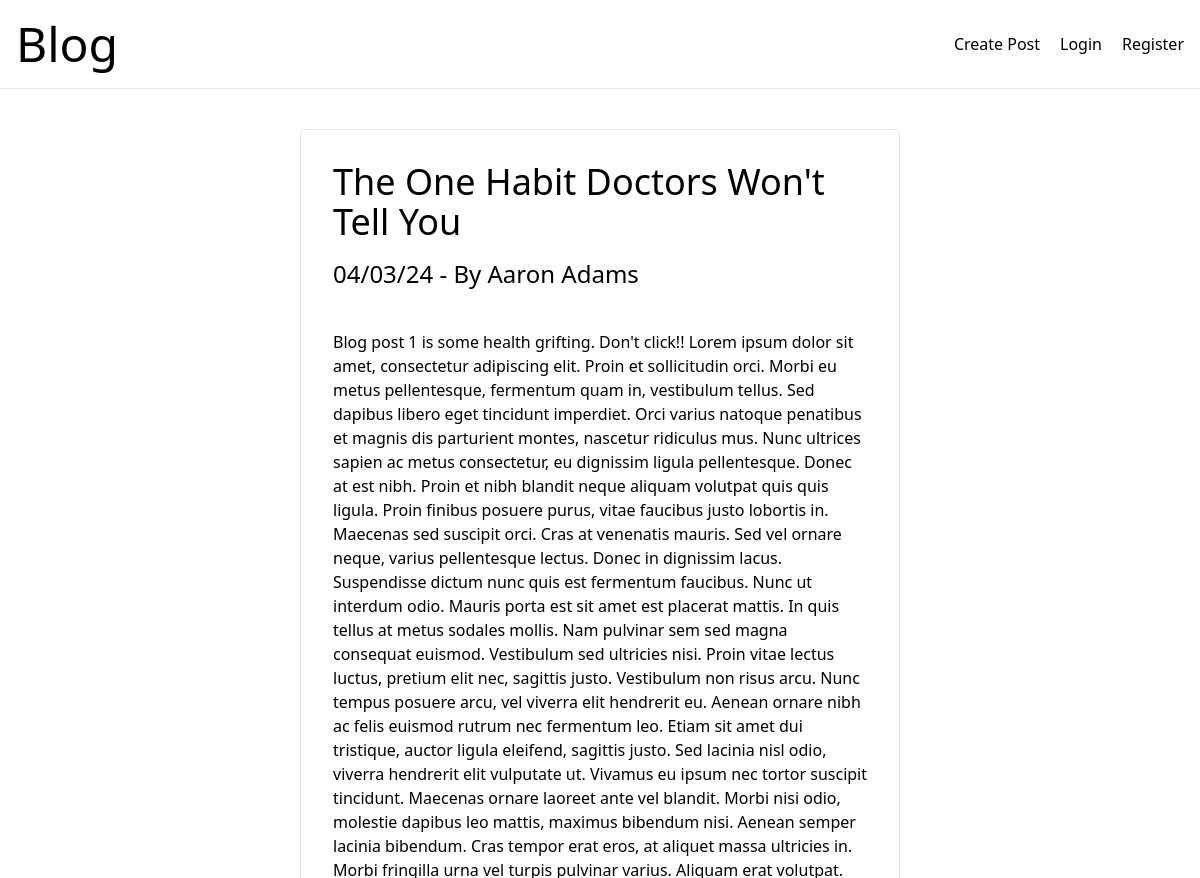
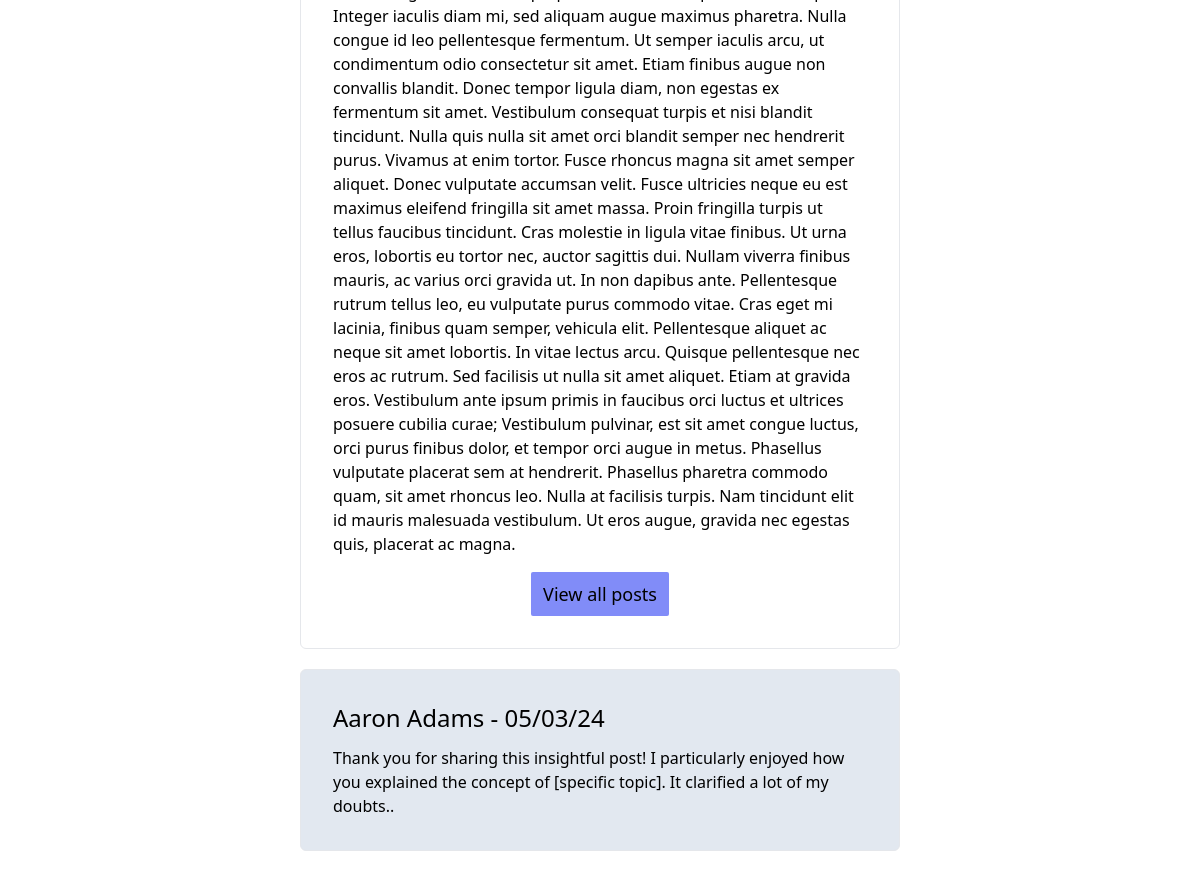
Page /singlePost.php?id=1 on the committed database (2 pictures, top to bottom).
### tables this page shows
CREATE TABLE `blogposts` (
  `id` int(11) unsigned NOT NULL AUTO_INCREMENT,
  `title` varchar(500) NOT NULL,
  `content` longtext NOT NULL,
  `authorid` int(11) NOT NULL,
  `posttime` timestamp NOT NULL,
  PRIMARY KEY (`id`)
);

CREATE TABLE `users` (
  `id` int(11) unsigned NOT NULL AUTO_INCREMENT,
  `username` varchar(250) NOT NULL,
  `email` varchar(500) NOT NULL,
  `password` varchar(1000) NOT NULL,
  PRIMARY KEY (`id`)
);

CREATE TABLE `comments` (
  `id` int(11) unsigned NOT NULL AUTO_INCREMENT,
  `authorid` int(11) NOT NULL,
  `blogid` int(11) NOT NULL,
  `content` longtext NOT NULL,
  `timestamp` timestamp NOT NULL,
  PRIMARY KEY (`id`)
);

### src/Models/BlogModel.php (called while the page is built, shortened)
<?php
require_once 'src/Entities/Blog.php';
class BlogModel
{
    private PDO $db;
    public function __construct(PDO $db)
    {
        $this->db = $db;
    }
    public function getBlogById(int $id): Blog
    {
        $query = $this->db->prepare('SELECT `blogposts`.`id`,
       `blogposts`.`title`,
       `blogposts`.`content`,
       `blogposts`.`authorid`,
       `blogposts`.`posttime`,
       `users`.`username`
        FROM `blogposts`
        LEFT JOIN `users`
        ON `blogposts`.`authorid` = `users`.`id`
        WHERE `blogposts`.`id` = :id');
        $query->execute([
            ':id' => $id
        ]);
        $data = $query->fetch();
        return $this->hydrateSingleBlog($data);
    }
    public function hydrateSingleBlog(array $data): Blog
    {
        $username = $data['username'] ?: 'Anonymous';
        return new Blog($data['id'], $data['title'], $data['content'], $data['authorid'], $username, $data['posttime']);
    }
}

### src/Entities/Blog.php (called while the page is built, shortened)
<?php
readonly class Blog
{
    public function __construct(int $id, string $title, string $content, ?int $authorId, string $username, string $postTime)
    {
        $this->title = $title;
        $this->content = $content;
        $this->username = $username;
        $this->postTime = gmdate("d/m/y", strtotime($postTime));
    }
}

### src/Models/CommentModel.php (called while the page is built, shortened)
<?php
require_once 'src/Entities/Comment.php';
class CommentModel
{
    private PDO $db;
    public function __construct(PDO $db)
    {
        $this->db = $db;
    }
    public function getAllComments(int $id): array
    {
        $query = $this->db->prepare('SELECT `comments`.`id`, `comments`.`authorid`, `comments`.`blogid`,
       `comments`.`content`, `comments`.`timestamp`, `users` . `username` FROM `comments` LEFT JOIN `users`
        ON `comments` . `authorid` = `users` . `id` WHERE `comments` . `blogid` = :id ORDER BY `timestamp` DESC;');
        $query ->execute([':id'=>$id]);
        $data = $query->fetchAll();
        return $this->hydrateComments($data);
    }
    public function hydrateComments(array $data): array
    {
        $comments = [];
        foreach ($data as $comment)
        {
        $comments[] =  new Comment(
            $comment['id'],
            $comment['authorid'],
            $comment['blogid'],
            $comment['content'],
            $comment['timestamp'],
            $comment['username']);
        }
        return $comments;
    }
}

### src/Entities/Comment.php (called while the page is built, shortened)
<?php
readonly class Comment
{
    public function __construct(int $id, int $authorid, int $blogid, string $content, string $timeStamp, string $username)
    {
        $this->content = $content;
        $this->timeStamp = gmdate("d/m/y", strtotime($timeStamp));
        $this->username = $username;
    }
}

### singlePost.php (the view, shortened to what this page needs)
<?php
require_once 'src/connectToDb.php';
require_once 'src/Models/BlogModel.php';
require_once 'src/Models/CommentModel.php';
$db = connectToDb();
$blogModel = new BlogModel($db);
$commentModel = new CommentModel($db);
$comments = $commentModel->getAllComments($_GET['id']);
$blog = $blogModel->getBlogById($_GET['id']);
?>
<!DOCTYPE html>
<html lang="en">
<head>
    <script src="https://cdn.tailwindcss.com"></script>
</head>
<body class="selection:bg-teal-200">
<nav class="flex justify-between items-center py-5 px-4 mb-10 border-b border-solid">
    <a href="index.php"><h1 class="text-5xl">Blog</h1></a>
    <div class="flex gap-5">
        <a href="addPost.php">Create Post</a>
        <a href="login.php">Login</a>
        <a href="register.php">Register</a>
    </div>
</nav>
<section class="container md:w-1/2 mx-auto">
    <article class="p-8 border border-solid rounded-md">
        <div class="flex justify-between items-center flex-col md:flex-row mb-4">
            <h2 class="text-4xl"><?php echo $blog->title; ?></h2>
        </div>
        <p class="text-2xl mb-10"><?php echo $blog->postTime . ' - By ' . $blog->username; ?></p>
        <p><?php echo $blog->content ?></p>
        <div class="flex justify-center">
            <a class="px-3 py-2 mt-4 text-lg bg-indigo-400 hover:bg-indigo-700 hover:text-white transition inline-block rounded-sm" href="index.php">View all posts</a>
        </div>
    </article>
</section>
<section class="container md:w-1/2 mx-auto mt-5 mb-10">
    <?php
    foreach ($comments as $comment) : ?>
    <div class="p-8 border border-solid rounded-md bg-slate-200 mb-2">
        <div class="text-2xl mb-3"><?php echo $comment->username . ' - ' . $comment->timeStamp; ?></div>
        <p> <?php echo $comment->content; ?>.</p>
    </div>
    <?php endforeach;
    ?>
</section>
</body>
</html>

### rows in the picture
blogposts: title "The One Habit Doctors Won't Tell You", posttime "04/03/24", authorid.username "Aaron Adams", content "Blog post 1 is some health grifting. Don't click!! Lorem ipsum dolor sit amet, consectetur adipiscing elit. Proin et sollicitudin orci. Morbi eu metus pellentesque, fermentum quam in, vestibulum tellus. Sed dapibus libero eget tincidunt imperdiet. Orci varius natoque penatibus et magnis dis parturient montes, nascetur ridiculus mus. Nunc ultrices sapien ac metus consectetur, eu dignissim ligula pellentesque. Donec at est nibh. Proin et nibh blandit neque aliquam volutpat quis quis ligula. Proin finibus posuere purus, vitae faucibus justo lobortis in. Maecenas sed suscipit orci. Cras at venenatis mauris. Sed vel ornare neque, varius pellentesque lectus. Donec in dignissim lacus. Suspendisse…"
comments: authorid.username "Aaron Adams", timestamp "05/03/24", content "Thank you for sharing this insightful post! I particularly enjoyed how you explained the concept of [specific topic]. It clarified a lot of my doubts."
